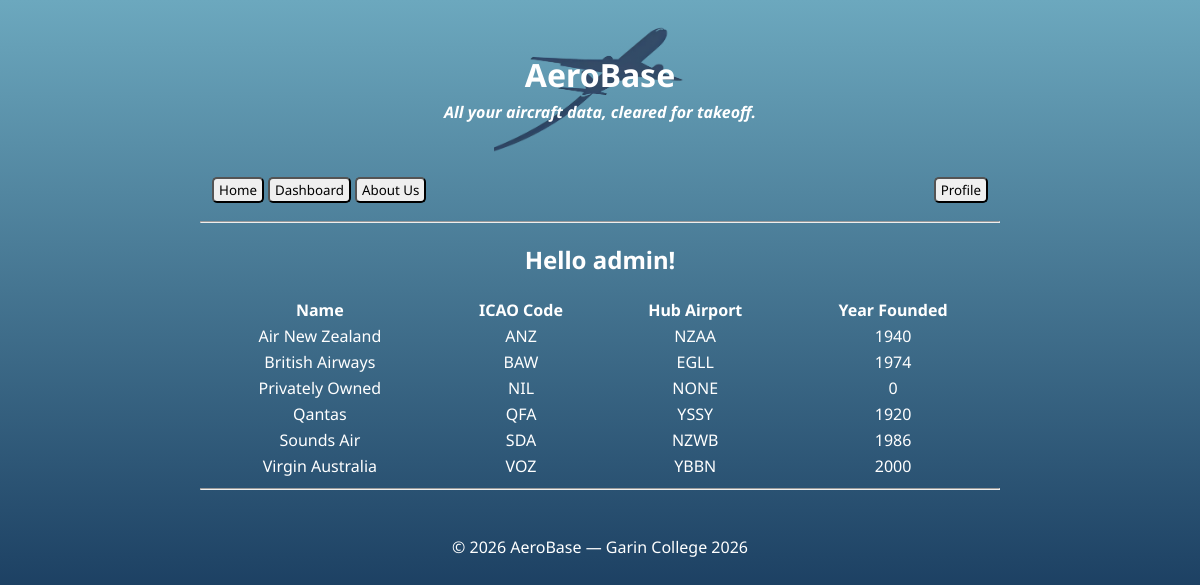
The app's page /database/operators (signed in), older data.
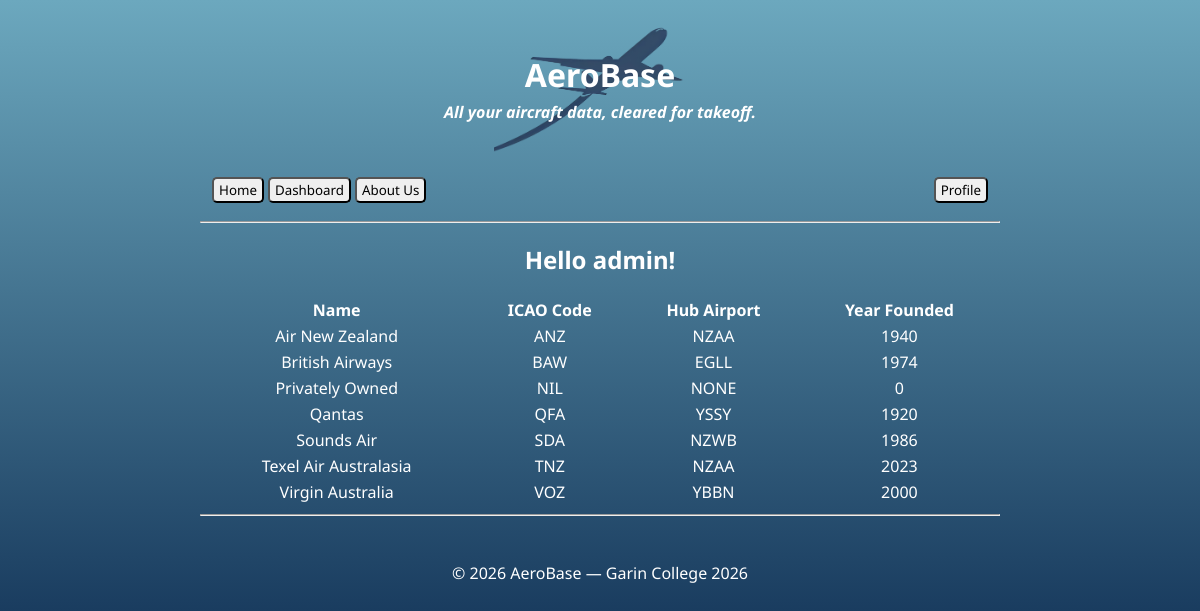
The same page, newer data.
### app.py (models this page shows)
class Operator(db.Model):
    icao = db.Column(db.String(3), primary_key = True)
    hub_icao = db.Column(db.String(4), nullable = False)
    year_founded = db.Column(db.Integer, nullable = False)
    operator_name = db.Column(db.String(25), nullable = False)
    user_id = db.Column(db.Integer, db.ForeignKey("user.id"), nullable = True)
    manufacturers = db.relationship(
        "Manufacturer",
        secondary = manufacturer_operator,
        back_populates = "operators"
    )
    aircrafts = db.relationship(
        "Aircraft",
        back_populates = "operator"
    )

### app.py (the view)
    @app.route("/database/operators")
    def dboperator():
        operators = Operator.query.order_by(Operator.operator_name).all()
        if "user" in session:
            return render_template(
                "operators.html",
                page_title = "Database (Operators)",
                user=session["user"],
                operators=operators
            )
        else:
            return redirect(url_for("login"))

### app.py (called while the page is built)
@app.context_processor
def inject_user():
   return{
       "logged_in": "user" in session
   }

### templates/operators.html
{% extends "layout.html" %}
{% block content %}
<h2 style="color: #ffffff;">Hello {{user}}!</h2>
<table style="width: 100%; color:#ffffff;">
    <tr>
        <th>Name</th>
        <th>ICAO Code</th>
        <th>Hub Airport</th>
        <th>Year Founded</th>
    </tr>
    {% for operator in operators %}
    <tr>
        <td>{{operator.operator_name}}</td>
        <td>{{operator.icao}}</td>
        <td>{{operator.hub_icao}}</td>
        <td>{{operator.year_founded}}</td>
    </tr>
    {% endfor %}
</table>
{% endblock %}

Row changes from the older to the newer data that the page shows:
added Operator: operator_name "Texel Air Australasia", icao "TNZ", hub_icao "NZAA", year_founded "2023"
